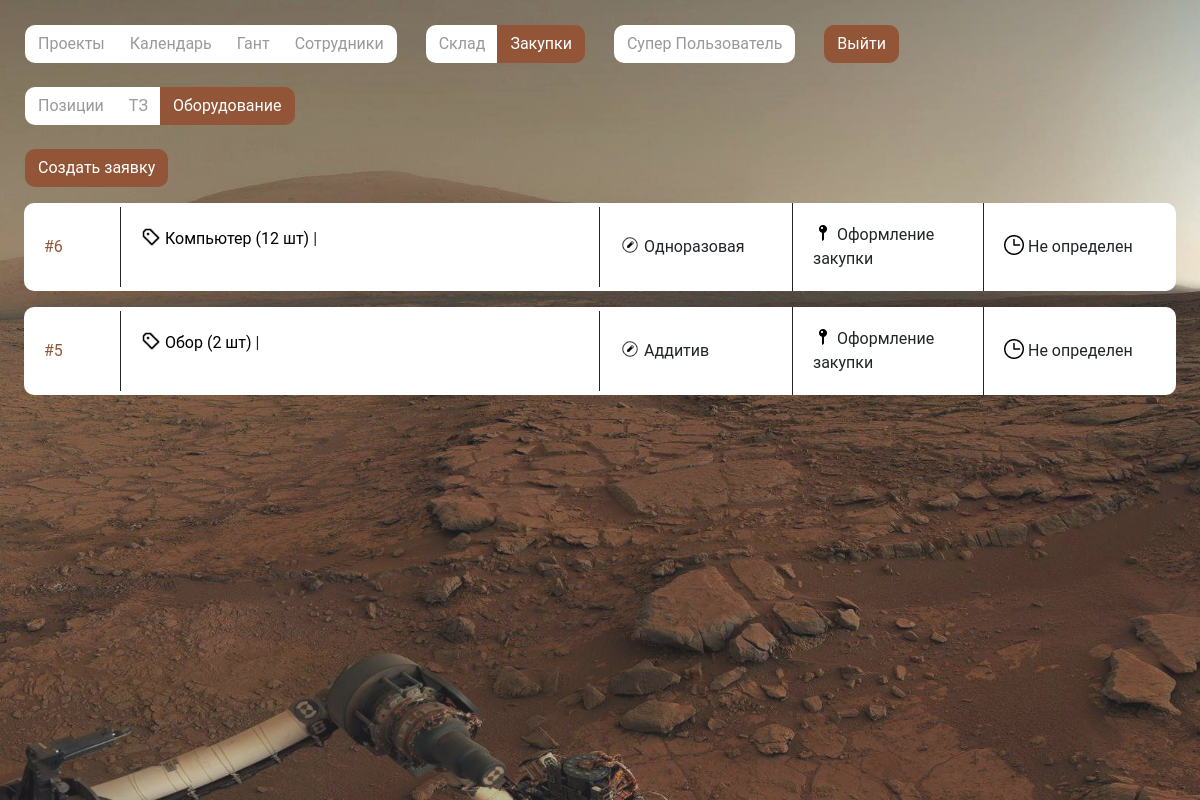
/mrp/purchase/purchase?type=equipment (signed in), run on an earlier commit of the app's database.
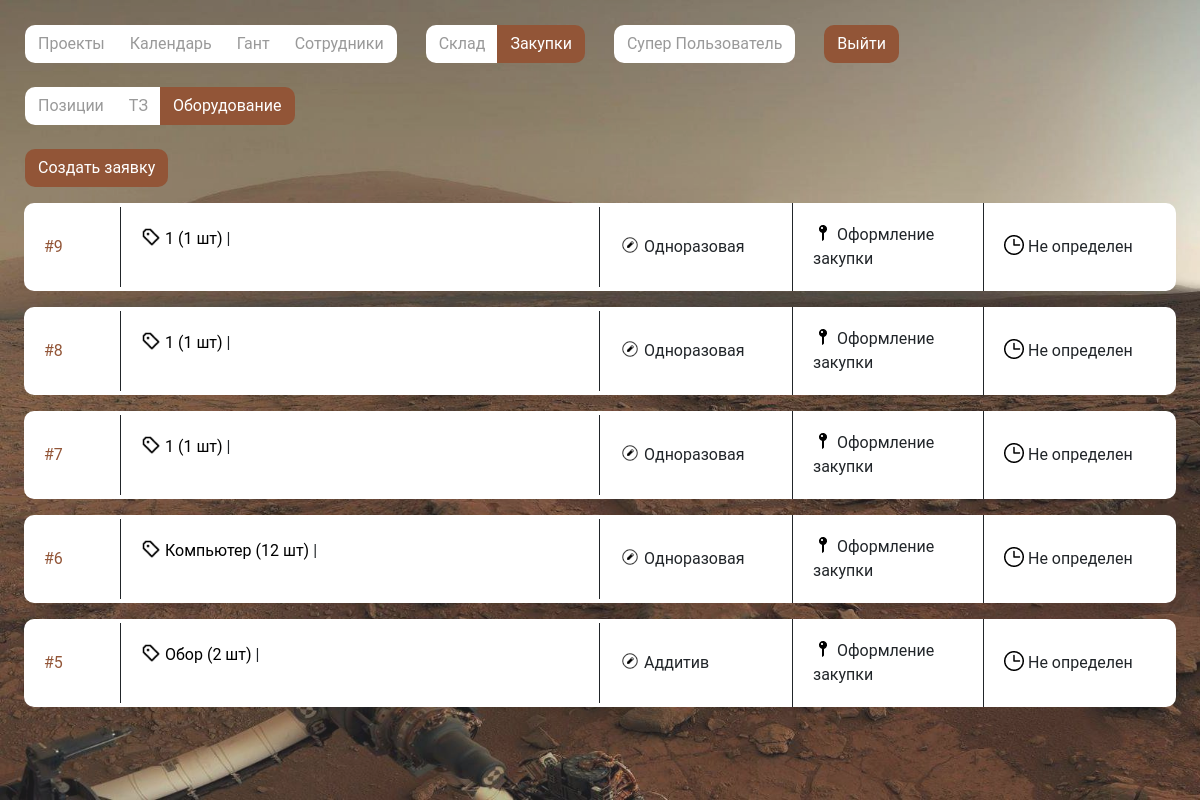
And on a later commit of the database.
### mrp/models.py (models this page shows, shortened)
class EquipmentApplication(models.Model):
    payment_forms = (
        ('Постоплата', 'Постоплата'),
        ('30/70', '30/70'),
    )
    class Meta:
        db_table = "EquipmentApplications"
        verbose_name = "Заявка на оборудование"
        verbose_name_plural = "Заявки на оборудование"
    purchase_topic = models.ForeignKey(verbose_name="Тема закупки", to="Purchase_topic", on_delete=models.PROTECT)
    creator = models.ForeignKey(verbose_name="Создатель", to=User, on_delete=models.PROTECT, null=True)
    status = models.ForeignKey(verbose_name="Статус", to="Status", on_delete=models.PROTECT)
    payment_form = models.CharField(verbose_name="Оплата", choices=payment_forms, max_length=100)
    provider = models.ForeignKey(to="Provider", verbose_name="Поставщик", on_delete=models.PROTECT)
    deadline = models.DateField(verbose_name="Срок поставки", blank=True, null=True)
    equipment = models.ManyToManyField("Equipment", blank=True, verbose_name="Оборудование")

class Equipment(models.Model):
    class Meta:
        db_table = "Equipments"
        verbose_name = "Оборудование"
        verbose_name_plural = "Оборудование"
    name = models.CharField(verbose_name="Название", max_length=1000)
    quantity = models.IntegerField(verbose_name="Количество")
    link = models.CharField(verbose_name="Ссылка", max_length=1000)

class Purchase_topic(models.Model):
    class Meta:
        db_table = "Purchase topics"
        verbose_name = "Тема закупок"
        verbose_name_plural = "Темы закупок"
    title = models.CharField(verbose_name="Название", max_length=300)
    stage = models.IntegerField(verbose_name="Этап", blank=True)

class Status(models.Model):
    class Meta:
        db_table = "Statuses"
        verbose_name = "Статус"
        verbose_name_plural = "Статусы"
    title = models.CharField(verbose_name="Название", max_length=300)
    def __str__(self) -> str:
        return self.title

### mrp/views.py (the view, shortened to what this page needs)
# urls.py: path('purchase/<str:link>', purchase, name='purchase'),
def purchase(request, link):
    print(request.path)
    link_name = 'purchase'
    if link == "purchase":
        add_link_name = "add_application"
        print(link_name)
        user_info = {
            "AddLab": request.user.groups.filter(name='AddLab').exists() if request.user.is_authenticated else False,
            "CaramLab": request.user.groups.filter(name='Ceramist').exists() if request.user.is_authenticated else False,
            "PurS": request.user.groups.filter(name='purchasing_specialist').exists() if request.user.is_authenticated else False,
            "CanAddPath": request.user.groups.filter(name='adder_path').exists() if request.user.is_authenticated else False,
        }
        '''
        Функция отображения заявок на закупки
        По GET-запросу передается какой тип заявок отображать (по позициям (appl), по ТЗ (technical_specification), по оборудованию (equipment))
        '''
        types = request.GET.get("type", "appl")
        topics = Purchase_topic.objects.all()
        statuses = Status.objects.all()
        nav_state = {"projects": "",
                    "hant": "",
                    "calendar": "",
                    "employees": "",
                    "warehouse": "",
                    "purchase":  "active"
                    }
        if types == "appl":
            data = {
                "nav": nav_state,
                "appl": applications,
                "units": units,
                "status": statuses,
                "objects": obj_for_add,
                "topics": topics,
                "user_info": user_info,
                "units_by_obj": units_by_obj,
                "link_name": link_name,
                "add_link_name": add_link_name
            }
            return render(request, "purchase.html", data)
        elif types == "equipment":
            applications = EquipmentApplication.objects.all().order_by("-id")
            equipment = Equipment.objects.all()
            data = {
                "nav": nav_state,
                "appl": applications,
                "objects": equipment,
                "status": statuses,
                "topics": topics,
                "user_info": user_info,
                "link_name": link_name,
                "add_link_name": add_link_name,
            }
            return render(request, "purchase_e.html", data)

### mrp/models.py (called while the page is built)
    def __str__(self) -> str:
        return self.name

### templates/purchase_e.html (shortened to what this page needs)
{% extends "base.html" %}{% load static %}{% block content %}
<br>
<div class="btn-group mt-4" role="group" aria-label="Basic example">
  <a href="{% url "purchase" link_name %}" class="btn btn-custom">Позиции</a>
  <a href="{% url "purchase" link_name %}?type=technical_specification" class="btn btn-custom">ТЗ</a>
  <a href="{% url "purchase" link_name %}?type=equipment" class="btn btn-custom active">Оборудование</a>
</div>
<br>
<div class="btn-group mt-4" role="group" aria-label="Basic example">
  <a class="btn btn-custom active" alt="Добавить проект" id="myBtn">Создать заявку</a>
</div>
{% for a in appl %}
{% if a.status.id != 5 %}
<div class="card mt-3 mr-4 ml-4" style="max-width: 100%; width: auto">
  <div class="row no-gutters d-flex align-items-center" style="width: 100%">
    <div class="col-md-1" style="color: #925537">
      <div class="card-body">
        <a class="card-text" data-toggle="collapse" {% if user_info.PurS %} href="#collapseInf{{a.id}}" role="button" aria-expanded="false" aria-controls="collapseExample"{% endif %} style="color: #925537">#{{a.id}}</a>
      </div>
    </div>
    <div
      class="col-md-5"
      style="border-right: 1px solid; border-left: 1px solid"
    >
      <div class="card-body" style="">
        <p class="card-text"><img src="{% static "img/bx_purchase-tag-alt.png" %}"
          width="20" height="20" alt="Оплата:">
          {% for p in a.equipment.all %} <a href="{{p.link}}">{{p.name}} ({{p.quantity}} шт)</a> | {% endfor %}
        </p>
      </div>
    </div>
    <div class="col-md-2">
      <div class="card-body">
        <p class="card-text"><img src="{% static "img/material-symbols-light_draft-orders.png" %}"
          width="20" height="20" alt="Тема:"> {{a.purchase_topic.title}}</p>
      </div>
    </div>
    <div
      class="col-md-2"
      style="border-right: 1px solid; border-left: 1px solid"
    >
      <div class="card-body">
        <p class="card-text {% if a.status.id == 6 %} zq {% endif %}"><img src="{% static "img/dashicons_post-status.png" %}"
          width="20" height="20" alt="Статус:"> {{a.status}}</p>
      </div>
    </div>
    <div class="col-md-2">
      <div class="card-body">
        <p class="card-text">
          <img src="{% static "img/Vector.png" %}"
          width="20" height="20" alt="Примерная дата поставки:"> {% if a.deadline %}{{a.deadline | date:"d.m.Y"}} {% else %}Не
          определен{% endif %}
        </p>
      </div>
    </div>
  </div>
</div>
{% endif %}
{% endfor %}
{% endblock content %}

What changed in the data, as far as the page shows it:
added EquipmentApplication: id "9", purchase_topic "Одноразовая", status "Оформление закупки", shows "Не определен"
added Equipment: name "1", quantity "1", shown under "9"
added EquipmentApplication: id "8", purchase_topic "Одноразовая", status "Оформление закупки", shows "Не определен"
added Equipment: name "1", quantity "1", shown under "8"
added EquipmentApplication: id "7", purchase_topic "Одноразовая", status "Оформление закупки", shows "Не определен"
added Equipment: name "1", quantity "1", shown under "7"
